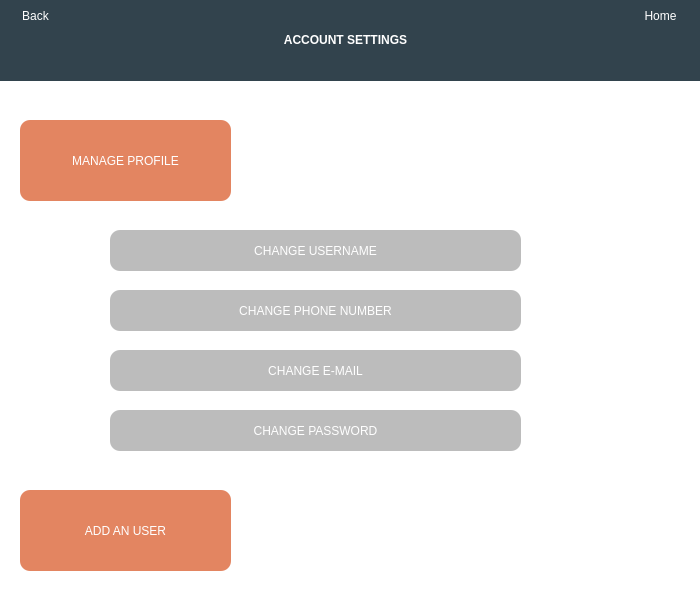
<?xml version="1.0" encoding="UTF-8"?>
<ui version="4.0">
 <class>AccountManagement</class>
 <widget class="QWidget" name="AccountManagement">
  <property name="geometry">
   <rect>
    <x>0</x>
    <y>0</y>
    <width>700</width>
    <height>600</height>
   </rect>
  </property>
  <property name="minimumSize">
   <size>
    <width>700</width>
    <height>600</height>
   </size>
  </property>
  <property name="maximumSize">
   <size>
    <width>700</width>
    <height>600</height>
   </size>
  </property>
  <property name="windowTitle">
   <string>Accountsettings</string>
  </property>
  <property name="windowIcon">
   <iconset resource="res.qrc">
    <normaloff>:/Images/Images/manage_account.png</normaloff>:/Images/Images/manage_account.png</iconset>
  </property>
  <property name="styleSheet">
   <string notr="true">background-color: rgb(255, 255, 255);</string>
  </property>
  <widget class="QLabel" name="label">
   <property name="geometry">
    <rect>
     <x>-10</x>
     <y>0</y>
     <width>711</width>
     <height>81</height>
    </rect>
   </property>
   <property name="styleSheet">
    <string notr="true">color: rgb(255, 255, 255);
font: 58 26pt &quot;Lucida Bright&quot;;

background-color: rgb(50, 67, 77);


</string>
   </property>
   <property name="text">
    <string>&lt;html&gt;&lt;head/&gt;&lt;body&gt;&lt;p align=&quot;center&quot;&gt;&lt;span style=&quot; font-weight:600;&quot;&gt;ACCOUNT SETTINGS&lt;/span&gt;&lt;/p&gt;&lt;/body&gt;&lt;/html&gt;</string>
   </property>
  </widget>
  <widget class="QPushButton" name="pushButton">
   <property name="geometry">
    <rect>
     <x>20</x>
     <y>120</y>
     <width>211</width>
     <height>81</height>
    </rect>
   </property>
   <property name="sizePolicy">
    <sizepolicy hsizetype="Preferred" vsizetype="Preferred">
     <horstretch>0</horstretch>
     <verstretch>0</verstretch>
    </sizepolicy>
   </property>
   <property name="layoutDirection">
    <enum>Qt::LeftToRight</enum>
   </property>
   <property name="autoFillBackground">
    <bool>false</bool>
   </property>
   <property name="styleSheet">
    <string notr="true">font: 75 14pt &quot;MS Sans Serif&quot;;
color: rgb(255, 255, 255);
border: 5px;

background-color: rgb(227, 133, 97);
border-radius: 10px;


</string>
   </property>
   <property name="text">
    <string>MANAGE PROFILE</string>
   </property>
   <property name="icon">
    <iconset resource="res.qrc">
     <normaloff>:/Inverted Images/Images/Inverted/image (1).png</normaloff>:/Inverted Images/Images/Inverted/image (1).png</iconset>
   </property>
   <property name="iconSize">
    <size>
     <width>20</width>
     <height>20</height>
    </size>
   </property>
  </widget>
  <widget class="QPushButton" name="pushButton_2">
   <property name="geometry">
    <rect>
     <x>20</x>
     <y>490</y>
     <width>211</width>
     <height>81</height>
    </rect>
   </property>
   <property name="sizePolicy">
    <sizepolicy hsizetype="Preferred" vsizetype="Preferred">
     <horstretch>0</horstretch>
     <verstretch>0</verstretch>
    </sizepolicy>
   </property>
   <property name="layoutDirection">
    <enum>Qt::LeftToRight</enum>
   </property>
   <property name="autoFillBackground">
    <bool>false</bool>
   </property>
   <property name="styleSheet">
    <string notr="true">font: 75 14pt &quot;MS Sans Serif&quot;;
color: rgb(255, 255, 255);
border: 5px;
background-color: rgb(227, 133, 97);
border-radius: 10px;


</string>
   </property>
   <property name="text">
    <string>ADD AN USER</string>
   </property>
   <property name="icon">
    <iconset resource="res.qrc">
     <normaloff>:/Inverted Images/Images/Inverted/image.png</normaloff>:/Inverted Images/Images/Inverted/image.png</iconset>
   </property>
   <property name="iconSize">
    <size>
     <width>20</width>
     <height>20</height>
    </size>
   </property>
  </widget>
  <widget class="QLabel" name="label_2">
   <property name="geometry">
    <rect>
     <x>100</x>
     <y>20</y>
     <width>51</width>
     <height>41</height>
    </rect>
   </property>
   <property name="styleSheet">
    <string notr="true">background-color: rgb(50, 67, 77);</string>
   </property>
   <property name="text">
    <string/>
   </property>
   <property name="pixmap">
    <pixmap resource="res.qrc">:/Inverted Images/Images/Inverted/image (10).png</pixmap>
   </property>
   <property name="scaledContents">
    <bool>true</bool>
   </property>
  </widget>
  <widget class="QPushButton" name="pushButton_3">
   <property name="geometry">
    <rect>
     <x>110</x>
     <y>230</y>
     <width>411</width>
     <height>41</height>
    </rect>
   </property>
   <property name="sizePolicy">
    <sizepolicy hsizetype="Preferred" vsizetype="Preferred">
     <horstretch>0</horstretch>
     <verstretch>0</verstretch>
    </sizepolicy>
   </property>
   <property name="layoutDirection">
    <enum>Qt::LeftToRight</enum>
   </property>
   <property name="autoFillBackground">
    <bool>false</bool>
   </property>
   <property name="styleSheet">
    <string notr="true">font: 75 14pt &quot;MS Sans Serif&quot;;
color: rgb(255, 255, 255);
border: 5px;
background-color: rgb(188, 188, 188);
border-radius: 10px;


</string>
   </property>
   <property name="text">
    <string>CHANGE USERNAME</string>
   </property>
   <property name="iconSize">
    <size>
     <width>20</width>
     <height>20</height>
    </size>
   </property>
  </widget>
  <widget class="QPushButton" name="pushButton_4">
   <property name="geometry">
    <rect>
     <x>110</x>
     <y>290</y>
     <width>411</width>
     <height>41</height>
    </rect>
   </property>
   <property name="sizePolicy">
    <sizepolicy hsizetype="Preferred" vsizetype="Preferred">
     <horstretch>0</horstretch>
     <verstretch>0</verstretch>
    </sizepolicy>
   </property>
   <property name="layoutDirection">
    <enum>Qt::LeftToRight</enum>
   </property>
   <property name="autoFillBackground">
    <bool>false</bool>
   </property>
   <property name="styleSheet">
    <string notr="true">font: 75 14pt &quot;MS Sans Serif&quot;;
color: rgb(255, 255, 255);
border: 5px;
background-color: rgb(188, 188, 188);
border-radius: 10px;


</string>
   </property>
   <property name="text">
    <string>CHANGE PHONE NUMBER</string>
   </property>
   <property name="iconSize">
    <size>
     <width>20</width>
     <height>20</height>
    </size>
   </property>
  </widget>
  <widget class="QPushButton" name="pushButton_5">
   <property name="geometry">
    <rect>
     <x>110</x>
     <y>410</y>
     <width>411</width>
     <height>41</height>
    </rect>
   </property>
   <property name="sizePolicy">
    <sizepolicy hsizetype="Preferred" vsizetype="Preferred">
     <horstretch>0</horstretch>
     <verstretch>0</verstretch>
    </sizepolicy>
   </property>
   <property name="layoutDirection">
    <enum>Qt::LeftToRight</enum>
   </property>
   <property name="autoFillBackground">
    <bool>false</bool>
   </property>
   <property name="styleSheet">
    <string notr="true">font: 75 14pt &quot;MS Sans Serif&quot;;
color: rgb(255, 255, 255);
border: 5px;
background-color: rgb(188, 188, 188);
border-radius: 10px;


</string>
   </property>
   <property name="text">
    <string>CHANGE PASSWORD</string>
   </property>
   <property name="iconSize">
    <size>
     <width>20</width>
     <height>20</height>
    </size>
   </property>
  </widget>
  <widget class="QPushButton" name="pushButton_6">
   <property name="geometry">
    <rect>
     <x>110</x>
     <y>350</y>
     <width>411</width>
     <height>41</height>
    </rect>
   </property>
   <property name="sizePolicy">
    <sizepolicy hsizetype="Preferred" vsizetype="Preferred">
     <horstretch>0</horstretch>
     <verstretch>0</verstretch>
    </sizepolicy>
   </property>
   <property name="layoutDirection">
    <enum>Qt::LeftToRight</enum>
   </property>
   <property name="autoFillBackground">
    <bool>false</bool>
   </property>
   <property name="styleSheet">
    <string notr="true">font: 75 14pt &quot;MS Sans Serif&quot;;
color: rgb(255, 255, 255);
border: 5px;
background-color: rgb(188, 188, 188);
border-radius: 10px;


</string>
   </property>
   <property name="text">
    <string>CHANGE E-MAIL</string>
   </property>
   <property name="iconSize">
    <size>
     <width>20</width>
     <height>20</height>
    </size>
   </property>
  </widget>
  <widget class="QPushButton" name="pushButton_7">
   <property name="geometry">
    <rect>
     <x>0</x>
     <y>0</y>
     <width>71</width>
     <height>31</height>
    </rect>
   </property>
   <property name="sizePolicy">
    <sizepolicy hsizetype="Preferred" vsizetype="Preferred">
     <horstretch>0</horstretch>
     <verstretch>0</verstretch>
    </sizepolicy>
   </property>
   <property name="layoutDirection">
    <enum>Qt::LeftToRight</enum>
   </property>
   <property name="autoFillBackground">
    <bool>false</bool>
   </property>
   <property name="styleSheet">
    <string notr="true">font: 75 8pt &quot;MS Sans Serif&quot;;
background-color: rgb(50, 67, 77);
color: rgb(255, 255, 255);
border: 5px;

border-radius: 10px;


</string>
   </property>
   <property name="text">
    <string>Back</string>
   </property>
   <property name="icon">
    <iconset resource="res.qrc">
     <normaloff>:/Inverted Images/Images/Inverted/image (22).png</normaloff>:/Inverted Images/Images/Inverted/image (22).png</iconset>
   </property>
   <property name="iconSize">
    <size>
     <width>20</width>
     <height>20</height>
    </size>
   </property>
  </widget>
  <widget class="QPushButton" name="pushButton_8">
   <property name="geometry">
    <rect>
     <x>620</x>
     <y>-10</y>
     <width>81</width>
     <height>51</height>
    </rect>
   </property>
   <property name="sizePolicy">
    <sizepolicy hsizetype="Preferred" vsizetype="Preferred">
     <horstretch>0</horstretch>
     <verstretch>0</verstretch>
    </sizepolicy>
   </property>
   <property name="layoutDirection">
    <enum>Qt::LeftToRight</enum>
   </property>
   <property name="autoFillBackground">
    <bool>false</bool>
   </property>
   <property name="styleSheet">
    <string notr="true">font: 75 8pt &quot;MS Sans Serif&quot;;
background-color: rgb(50, 67, 77);
color: rgb(255, 255, 255);
border: 5px;

border-radius: 10px;


</string>
   </property>
   <property name="text">
    <string>Home</string>
   </property>
   <property name="icon">
    <iconset resource="res.qrc">
     <normaloff>:/Inverted Images/Images/Inverted/image (26).png</normaloff>:/Inverted Images/Images/Inverted/image (26).png</iconset>
   </property>
   <property name="iconSize">
    <size>
     <width>20</width>
     <height>20</height>
    </size>
   </property>
  </widget>
 </widget>
 <resources>
  <include location="res.qrc"/>
 </resources>
 <connections/>
</ui>
